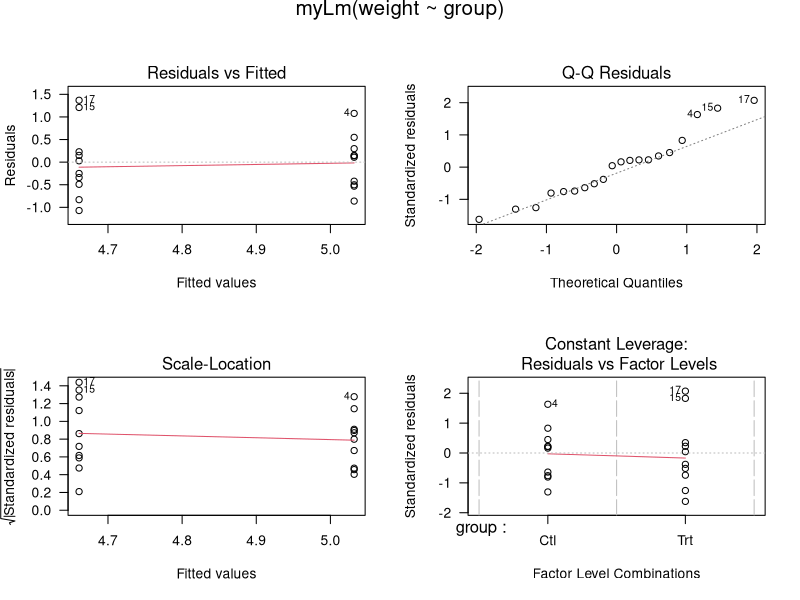

This figure's R source:
## ---- chunk 1
knitr::opts_chunk$set(echo = TRUE)
knitr::opts_chunk$set(fig.align = "center")
## ---- chunk 2
myLm <- function (formula, data, subset, weights, na.action, method = "qr", 
    model = TRUE, x = FALSE, y = FALSE, qr = TRUE, singular.ok = TRUE, 
    contrasts = NULL, offset, ...) 
{
    ret.x <- x
    ret.y <- y
    cl <- match.call()
    mf <- match.call(expand.dots = FALSE)
    m <- match(c("formula", "data", "subset", "weights", "na.action", 
        "offset"), names(mf), 0L)
    mf <- mf[c(1L, m)]
    mf$drop.unused.levels <- TRUE
    mf[[1L]] <- quote(stats::model.frame)
    mf <- eval(mf, parent.frame())
    if (method == "model.frame") 
        return(mf)
    else if (method != "qr") 
        warning(gettextf("method = '%s' is not supported. Using 'qr'", 
            method), domain = NA)
    mt <- attr(mf, "terms")
    y <- model.response(mf, "numeric")
    w <- as.vector(model.weights(mf))
    if (!is.null(w) && !is.numeric(w)) 
        stop("'weights' must be a numeric vector")
    offset <- as.vector(model.offset(mf))
    if (!is.null(offset)) {
        if (length(offset) != NROW(y)) 
            stop(gettextf("number of offsets is %d, should equal %d (number of observations)", 
                length(offset), NROW(y)), domain = NA)
    }
    if (is.empty.model(mt)) {
        x <- NULL
        z <- list(coefficients = if (is.matrix(y)) matrix(, 0, 
            3) else numeric(), residuals = y, fitted.values = 0 * 
            y, weights = w, rank = 0L, df.residual = if (!is.null(w)) sum(w != 
            0) else if (is.matrix(y)) nrow(y) else length(y))
        if (!is.null(offset)) {
            z$fitted.values <- offset
            z$residuals <- y - offset
        }
    }
    else {
        x <- model.matrix(mt, mf, contrasts)
        z <- if (is.null(w)) 
            lm.fit(x, y, offset = offset, singular.ok = singular.ok, 
                ...)
        else lm.wfit(x, y, w, offset = offset, singular.ok = singular.ok, 
            ...)
    }
    class(z) <- c(if (is.matrix(y)) "mlm", "lm")
    z$na.action <- attr(mf, "na.action")
    z$offset <- offset
    z$contrasts <- attr(x, "contrasts")
    z$xlevels <- .getXlevels(mt, mf)
    z$call <- cl
    z$terms <- mt
    if (model) 
        z$model <- mf
    if (ret.x) 
        z$x <- x
    if (ret.y) 
        z$y <- y
    if (!qr) 
        z$qr <- NULL
    z
}
## ---- chunk 3
require(graphics)

## Annette Dobson (1990) "An Introduction to Generalized Linear Models".
## Page 9: Plant Weight Data.
ctl <- c(4.17,5.58,5.18,6.11,4.50,4.61,5.17,4.53,5.33,5.14)
trt <- c(4.81,4.17,4.41,3.59,5.87,3.83,6.03,4.89,4.32,4.69)
group <- gl(2, 10, 20, labels = c("Ctl","Trt"))
weight <- c(ctl, trt)

#
debug(myLm)

lm.D9 <- myLm(weight ~ group)
lm.D90 <- myLm(weight ~ group - 1) # omitting intercept

anova(lm.D9)
summary(lm.D90)

opar <- par(mfrow = c(2,2), oma = c(0, 0, 1.1, 0))
plot(lm.D9, las = 1)      # Residuals, Fitted, ...
par(opar)

### less simple examples in "See Also" above

